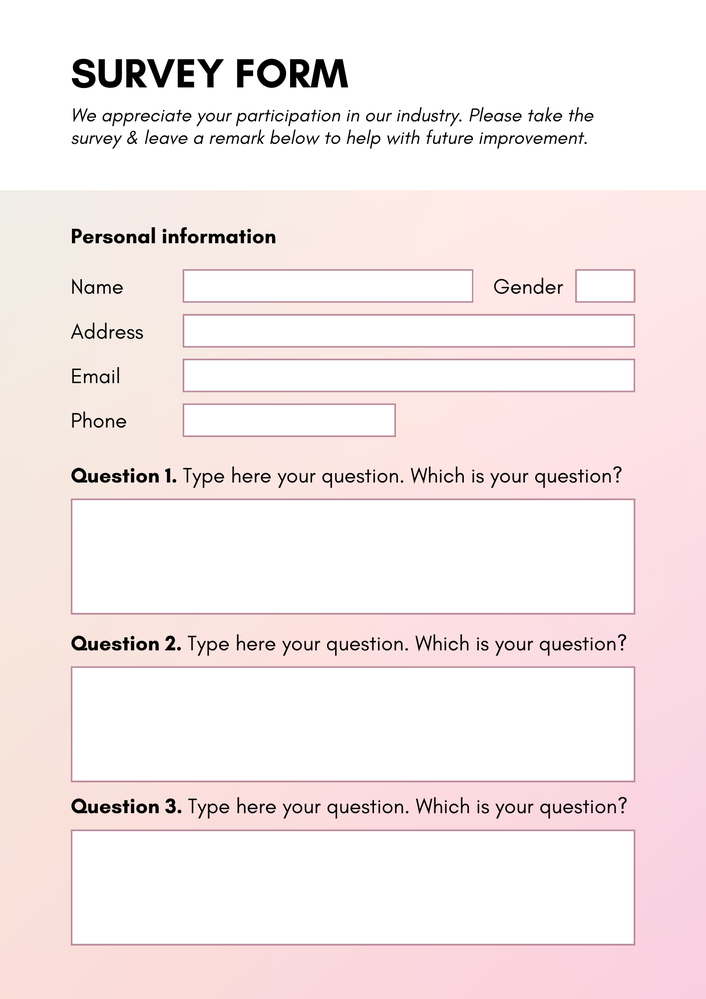
#> input picture reference.png, 706 x 999 px, shrunk from 1414 x 2000 before the run
$ jupyter execute OCR_.ipynb
#> lines starting #> are read from the running program, lines starting #| are printed output that depends on the picture; after the words box and inside, x2 and y2 are one past the last pixel; in counts of white or black regions, pixels touching at a corner belong together
<h1> Optical Character Recognition </h1>

OCR  is a technology that converts scanned documents or images into editable and searchable text. It helps analyze documents by extracting text, enabling tasks such as search, data extraction, document classification, translation, sentiment analysis, and fraud detection. OCR automates document processing, improving efficiency, accessibility for visually impaired individuals, and providing insights from document content.

## Image Registration

Image registration is a process of aligning two or more images of the same scene taken at different times, from different viewpoints, or by different sensors. The goal is to geometrically align these images so that corresponding features in the scene match up. This alignment enables comparison, analysis, and integration of information from multiple images.

Image registration is an example of a Feature detection and Matching problem. So, all the stages in the feature detection and matching pipeline: feature detection, feature description, feature matching are involved in this problem.

[cell 1]
# Importing required libraries
import cv2
import matplotlib.pyplot as plt
import json
import numpy as np

# Setting matplotlib configurations globally
plt.rcParams['xtick.labelsize'] = 0
plt.rcParams['ytick.labelsize'] = 0
plt.rcParams['xtick.bottom'] = False
plt.rcParams['ytick.left'] = False

[cell 2]
ref_image_path = 'reference.png'
query_image_path = 'data_rotate.png'

# Load reference and query images
ref_image_bgr = cv2.imread(ref_image_path)
#> ref_image_bgr is the input picture: shape (999, 706, 3); mean B, G, R 234.4, 234.4, 245.9
query_image_bgr = cv2.imread(query_image_path)
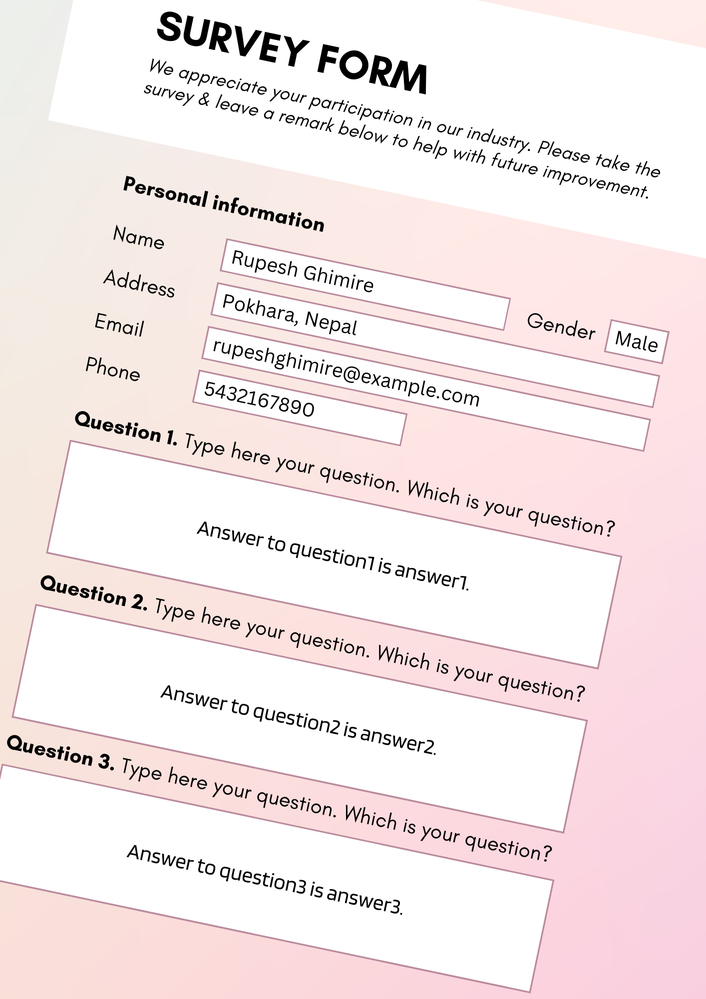
#> input picture data_rotate.png, 706 x 999 px, shrunk from 1414 x 2000 before the run
#> query_image_bgr is the input picture: shape (999, 706, 3); mean B, G, R 231.8, 231.5, 243.4

[cell 3]
def show_img(image, title=None, ncols=2, figsize=(12, 15)):
    '''
    Visualize an image or a set of images using subplot

    Parameters
    ----------
    image : numpy.ndarray or list of numpy.ndarray
             Image array or the collection of image arrays to be displayed
    title : str ot list of str, optional, default: None
            The title or collection of titles corresponding to the images
    ncols: int, optional, default: 2
           Number of columns for subplot
    figsize: (float, float), optional, default: (12, 15)
             width, height in inches for single image

    Returns
    -------
    None
    '''

    if not isinstance(image, list):
        plt.figure(figsize=figsize)
        plt.imshow(image)
        if title:
            plt.title(title, fontsize=30)
    else:
        plt.figure(figsize=(50, 75))
        # calculate the number of rows
        nrows = int(np.ceil((len(image)) / ncols))
        for i, img in enumerate(image):
            plt.subplot(nrows, ncols, i+1)
            plt.imshow(img)
            if title:
                plt.title(title[i], fontsize=50)
    plt.show()

[cell 4]
# Convert images from BGR to RGB
ref_image = cv2.cvtColor(ref_image_bgr, cv2.COLOR_BGR2RGB)
query_image = cv2.cvtColor(query_image_bgr, cv2.COLOR_BGR2RGB)

show_img([ref_image, query_image],
       ['Reference Image', 'Query Image'])
#> in show_img, `nrows = int(np.ceil((len(image)) / ncols))`: nrows = 1
#> the loop in show_img, `for i, img in enumerate(image):` made 2 passes

# Load, Extract, and Visualize the ROIs

Region of interest are portions of images where we need to perform some operations. In this project, ROIs are areas in the image from which the text needs to be extracted.

Constructed a json file that has informations about ROIs corresponding to the reference image. It has top-left coordinate of ROI followed by height and width of the rectangle making up ther ROI. It has names and other features.

```shape_attributes```: contain information about the rectangle boundary

```region_attributes```: contain information about the image and roi label

[cell 5]
from pprint import pprint
import json as json


file_path='/content/roi_config.json'


try:
    with open(file_path, "r") as f:
#> (reads roi_config.json from the repository)
        content = f.read()
        if content.strip() == "":
            print("Error: File is empty.")
        else:
            config = json.loads(content)["config"]
            rois = config["rois"]
            pprint(rois)
except FileNotFoundError:
    print("Error: File not found.")
except json.JSONDecodeError as e:
    print("Error decoding JSON:", e)

[cell 6]
def get_fields(image, rois, save_rois=False):
    '''
    Takes image, using roi_config.json file generated dict of rois, saves them in field according to their:
    name, boundary(top left and bottom right coordinates) and roi_image which is portion of image within those coordinates.
    Returns fields which is list of dictionaries of ROI data
    '''
#> called with save_rois = False

    print("Cropping image rois.\n")
    fields = []
    for roi in rois:
        k, v = roi['region_attributes']['name'], roi['shape_attributes']

        x1 = int(v['x'])
        x2 = int(x1) + int(v['width'])
        y1 = int(v['y'])
        y2 = int(y1) + int(v['height'])

        roi_image = image[y1:y2, x1:x2]

        if save_rois:
            cv2.imwrite(f"rois/{k}.jpg", roi_image)

        fields.append({'roi_label': k,
                       'roi_boundary': [(x1, y1), (x2, y2)] ,
                       'roi_image': roi_image})

        print("ROI: {} added".format(k))
#> this loop made 8 passes
#> pass 1, in get_fields, `roi_image = image[y1:y2, x1:x2]`:
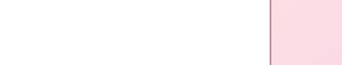
#> roi_image: shape (65, 342, 3); mean R, G, B 253.9, 247.2, 249
#> pass 3, in get_fields, `roi_image = image[y1:y2, x1:x2]`:
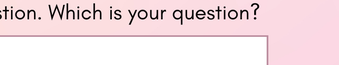
#> roi_image: shape (65, 339, 3); mean R, G, B 241.4, 221.7, 226
#> after the loop, fields = 8 items

    print("\nDone Cropping image rois.\n")
    if save_rois:
        print("Cropped ROI Images saved at path: rois/")
    return fields

[cell 7]
def visualize_rois(image):
    """
    Takes image, makes it's copy, gets ROI fields as described in json file, adds ROIs as rectangle and plots the image
    Returns the ROI boxed/annotated image
    """

    # Avoid in place changes to the image
    image = image.copy()

    # Create the ROIs information
    roi_fields = get_fields(image, rois)
#> roi_fields = 8 items

    # Define attributes for rectangle
    color = (0, 0, 255)  # rgb -> blue
    thickness = 3

    # Draw all roi bounding boxes
    for roi_field in roi_fields:

        a,b = roi_field["roi_boundary"]
        image = cv2.rectangle(image,a,b,color,thickness)
#> this loop made 8 passes
#> (a, b) on passes 1 to 8: ((364, 543), (946, 608)), ((1155, 537), (1271, 602)), ((367, 631), (1269, 696)), ((367, 720), (1269, 785)), ((367, 809), (790, 874)), ((144, 1000), (1272, 1227)), ((144, 1334), (1272, 1561)), ((144, 1660), (1272, 1887))
#> pass 1, in visualize_rois, `image = cv2.rectangle(image,a,b,color,thickness)`:
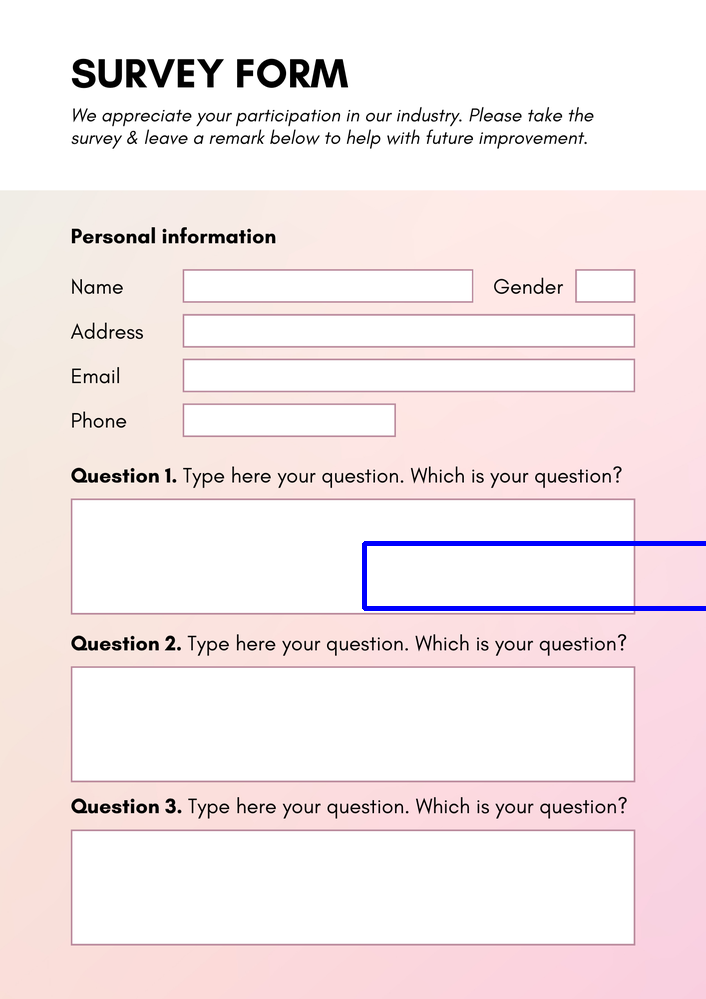
#> image: shape (999, 706, 3); mean R, G, B 244.6, 233.1, 234.5
#> pass 3, in visualize_rois, `image = cv2.rectangle(image,a,b,color,thickness)`:
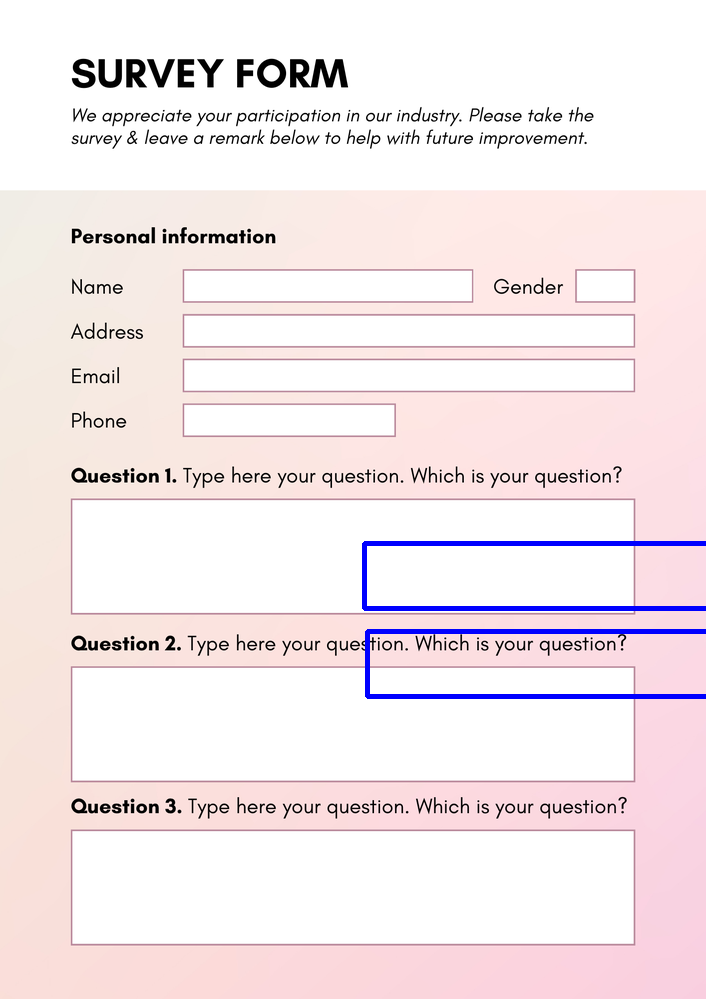
#> image: shape (999, 706, 3); 0.53% of pixels changed, all inside (x1, y1, x2, y2) = (365, 629, 706, 699)
#> after the loop:
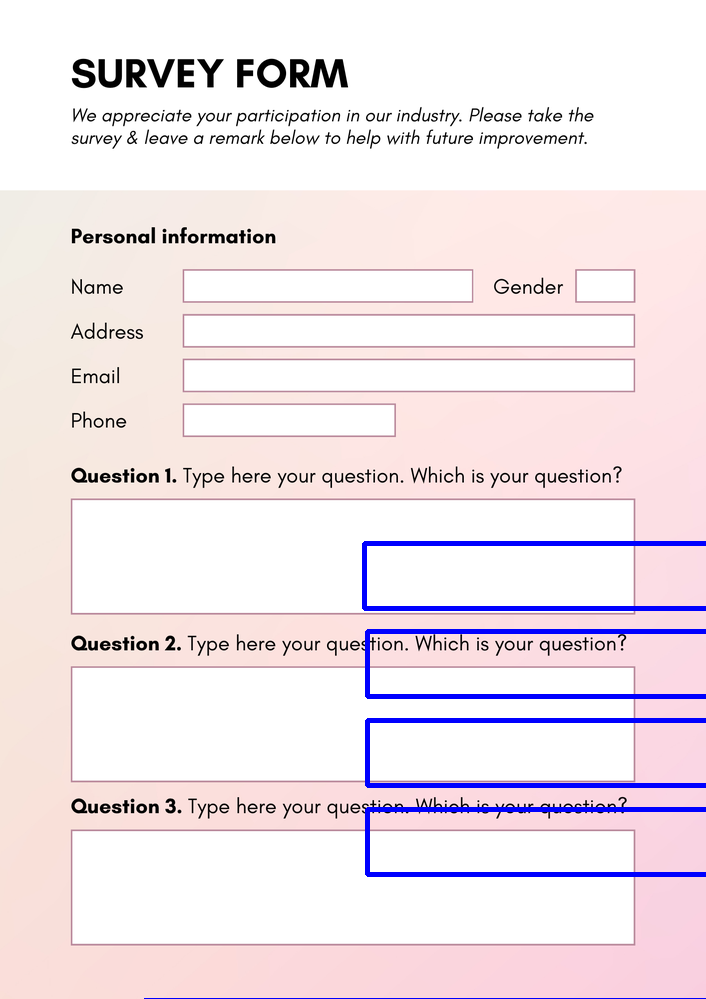
#> image: shape (999, 706, 3); 1.13% of pixels changed, all inside (x1, y1, x2, y2) = (144, 718, 706, 999)


    show_img(image, "Reference image with ROIs")

    return image
